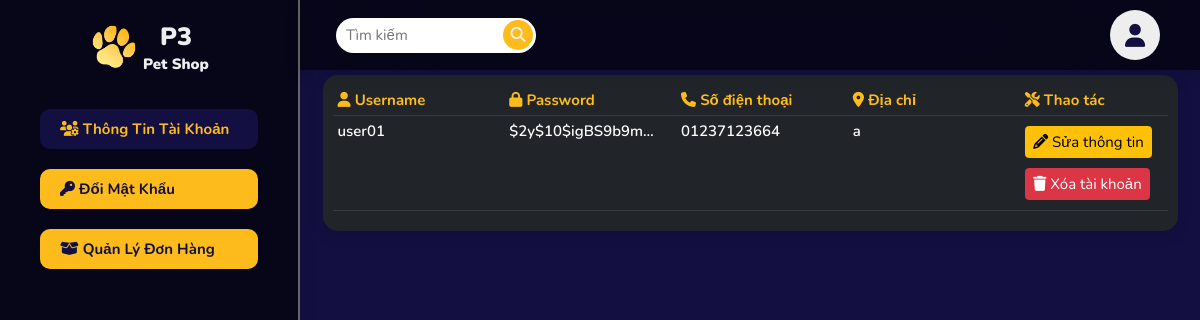
Screenshot of /account.php (signed in) with the database file from the repository.
### tables this page shows
CREATE TABLE IF NOT EXISTS `users` (
  `id` int NOT NULL AUTO_INCREMENT,
  `username` varchar(25) NOT NULL,
  `password` varchar(150) NOT NULL,
  `phone` varchar(11) NOT NULL,
  `address` varchar(500) NOT NULL DEFAULT 'Không',
  `role` tinyint(1) DEFAULT '0',
  PRIMARY KEY (`id`),
  UNIQUE KEY `username` (`username`)
);

### app/models/Model.php (called while the page is built, shortened)
<?php
class Model
{
  public static $connection = NULL;
  public function __construct()
  {
    if (!self::$connection) {
      !self::$connection = new mysqli(DB_HOST, DB_USER, DB_PASS, DB_NAME);
    }
    return self::$connection;
  }
  public function select($sql)
  {
    $sql->execute();
    $items = $sql->get_result()->fetch_all(MYSQLI_ASSOC);
    return $items;
  }
}

### app/models/UserModel.php (called while the page is built, shortened)
<?php
class UserModel extends Model
{
  public function getUserByID($id)
  {
    $sql = parent::$connection->prepare('SELECT * FROM `users` WHERE id=?');
    $sql->bind_param('i', $id);
    return parent::select($sql)[0];
  }
}

### account.php (the view, shortened to what this page needs)
<?php
$userModel = new UserModel();
$id = $_SESSION['id'];
$user = $userModel->getUserByID($id);
?>
<!DOCTYPE html>
<html lang="en">
<head>
  <link rel="stylesheet" href="./public/fonts/font-awesome/css/all.min.css">
  <link rel="stylesheet" href="./public/vendor/bootstrap/css/bootstrap.min.css">
  <link rel="stylesheet" href="./public/css/style.css">
  <link rel="stylesheet" href="./public/css/style-admin.css">
</head>
<body>
  <section class="admin-sidebar">
    <a class="logo" href="."><img class="logo-img" src="./public/img/logo/P3.png" alt="P3 Logo"><span class="logo-text">P3<p class="logo-mini-text">Pet Shop</p></span></a>
    <ul class="admin-side-bar-list">
      <li class="admin-side-bar-item"><a class="admin-side-bar-link active" href="account.php"><i class="fa-solid fa-users-gear"></i> Thông tin tài khoản</a></li>
      <li class="admin-side-bar-item"><a class="admin-side-bar-link" href="user_edit_password.php?id=<?php echo $id; ?>"><i class="fa-solid fa-key"></i> Đổi mật khẩu</a></li>
      <li class="admin-side-bar-item"><a class="admin-side-bar-link" href="user_manage_order.php"><i class="fa-solid fa-box-open"></i> Quản lý đơn hàng</a></li>
    </ul>
  </section>
  <section class="admin-content">
    <header class="header">
      <nav class="nav-bar">
        <ul class="nav-list">
          <li class="nav-item">
            <form class="serch-box" action="admin_serch_account.php?key=<?php if (isset($key)) {
                                                                          echo $key;
                                                                        } ?>">
              <input class="serch-box-input" type="text" name="key" placeholder="Tìm kiếm" value="<?php if (isset($key)) {
                                                                                                    echo $key;
                                                                                                  } ?>">
              <button class="serh-box-button button-serch" type="submit"><i class="fa fa-search"></i></button>
              <button class="serh-box-button button-reset" type="reset"><i class="fa-solid fa-xmark"></i></button>
            </form>
          </li>
        </ul>
      </nav>
      <div class="icon-bar">
        <ul class="icon-list">
          <li class="icon-item"><a class="icon-link" href="account.php"><i class="fa-solid fa-user"></i></a>
          </li>
        </ul>
      </div>
    </header>
    <main>
      <div class="table-wrap">
        <table class="table table-hover table-dark">
          <thead>
            <tr>
              <th><i class="fa-solid fa-user"></i> Username</th>
              <th><i class="fa-solid fa-lock"></i> Password</th>
              <th><i class="fa-solid fa-phone"></i> Số điện thoại</th>
              <th><i class="fa-solid fa-location-dot"></i> Địa chỉ</th>
              <th><i class="fa-solid fa-screwdriver-wrench"></i> Thao tác</th>
            </tr>
          </thead>
          <tbody>
            <tr>
              <td><span class="table-content"><?php echo $user['username']; ?></span></td>
              <td><span class="table-content"><?php echo $user['password']; ?></span></td>
              <td><span class="table-content"><?php echo $user['phone']; ?></span></td>
              <td><span class="table-content"><?php echo $user['address']; ?></span></td>
              <td>
                <a class="btn btn-warning mb-2 mt-2" href="user_edit_account.php?username=<?php echo $user['username']; ?>&id=<?php echo $user['id']; ?>"><i class="fa-solid fa-pencil"></i> Sửa thông tin</a>
                <form action="user_delete_account.php" method="post" onsubmit="return confirm('Bạn có chắc chắn muốn xóa tài khoản của mình ?')">
                  <button class="btn btn btn-danger mb-2 mt-2" type="submit"><i class="fa-solid fa-trash"></i> Xóa tài khoản</button>
                </form>
              </td>
            </tr>
          </tbody>
        </table>
      </div>
    </main>
  </section>
</body>
</html>

### public/css/style.css (style rules this page uses)
:root { --pet-color: #fdbc1c; --black-color: #130f40; --white-color: #fff; --red-color: #dd3333; --green-color: #2eb62c; --light-color: #eee; --bg-color: #666; --border: 0.2rem solid var(--black-color); --box-shadow: 0 0.5rem 1.5rem rgba(0, 0, 0, 0.1); --box-shadow-2: rgba(0, 0, 0, 0.15) 0px 5px 15px 0px; --text-shadow-white: -1px -1px 0px rgba(155, 155, 155, 0.9), 2px 2px 0px rgba(155, 155, 155, 0.9), 4px 4px 0px rgba(155, 155, 155, 0.9); --text-shadow-black: -1px -1px 0px rgba(50, 50, 50, 0.9), 2px 2px 0px rgba(50, 50, 50, 0.9), 4px 4px 0px rgba(50, 50, 50, 0.9); --text-border-white: 2px 0 #fff, -2px 0 #fff, 0 2px #fff, 0 -2px #fff, 1px 1px #fff, -1px -1px #fff, 1px -1px #fff, -1px 1px #fff; --text-border-black: 2px 0 #000, -2px 0 #000, 0 2px #000, 0 -2px #000, 1px 1px #000, -1px -1px #000, 1px -1px #000, -1px 1px #000; }
* { margin: 0; padding: 0; box-sizing: border-box; outline: none; border: none; text-decoration: none; transition: 0.2s linear; }
html { font-size: 62.5%; scroll-behavior: smooth; scroll-padding-top: 4rem; }
body { font-family: "Nunito", sans-serif; font-size: 1.5rem; font-weight: 600; line-height: normal; color: var(--black-color); min-height: 1000px; }
a { color: var(--black-color); text-decoration: none; line-height: normal; }
p { margin: 0; color: inherit; }
dl, ol, ul { margin: 0; }
ul { list-style-type: none; padding: 0; }
li { display: inline-block; }
i { line-height: 0; }
main { margin-top: 7.5rem; padding-bottom: 50px; }
.btn { font-size: 1.5rem; }
.table-wrap { display: block; min-width: 80%; max-width: 95%; background-color: #212529; box-shadow: var(--box-shadow); padding: 1rem; margin: 0 auto; border-radius: 1.5rem; }
thead { color: var(--pet-color); }
.table-content { display: inline-block; width: 15rem; text-overflow: ellipsis; overflow: hidden; }
.header { display: flex; justify-content: space-between; align-items: center; padding: 1rem 3%; background-color: rgba(255, 255, 255, 0.7); backdrop-filter: blur(100px); box-shadow: var(--box-shadow); position: fixed; top: 0; left: 0; right: 0; z-index: 5; }
.logo { display: flex; align-items: center; justify-content: center; }
.logo-img { width: 5rem; }
.logo-text { font-weight: 900; font-size: 2.5rem; color: var(--black-color); padding-left: 0.4rem; text-align: center; }
.logo-mini-text { font-size: 1.5rem; }
.nav-list { display: flex; flex-wrap: wrap; justify-content: center; }
.nav-item { position: relative; }
.active { color: var(--pet-color); }
.serch-box-input { width: 20rem; height: 3.5rem; padding: 1rem; border-radius: 9rem; position: relative; transition: ease 0.3s; transition-delay: 0.3s; }
.button-serch { position: absolute; right: 0.3rem; top: 50%; background-color: var(--pet-color); width: 3rem; height: 3rem; border-radius: 10rem; color: var(--light-color); transform: translateY(-50%); transition: all 0.3s ease-in-out; }
.button-reset { position: absolute; right: 0.3rem; top: 50%; z-index: -1; width: 3rem; height: 3rem; background-color: var(--pet-color); border-radius: 10rem; color: var(--light-color); transform: translateY(-50%); transition: all 0.3s ease-in-out; }
.icon-list { display: flex; }
.icon-item { position: relative; }
.icon-link { display: flex; justify-content: center; align-items: center; font-size: 2.3rem; margin: 0 0.4rem; width: 5rem; height: 5rem; border-radius: 50%; background-color: var(--light-color); box-shadow: var(--box-shadow); }

### rows the page displays
users: username "user01", password "$2y$10$igBS9b9m…", phone "01237123664", address "a"
